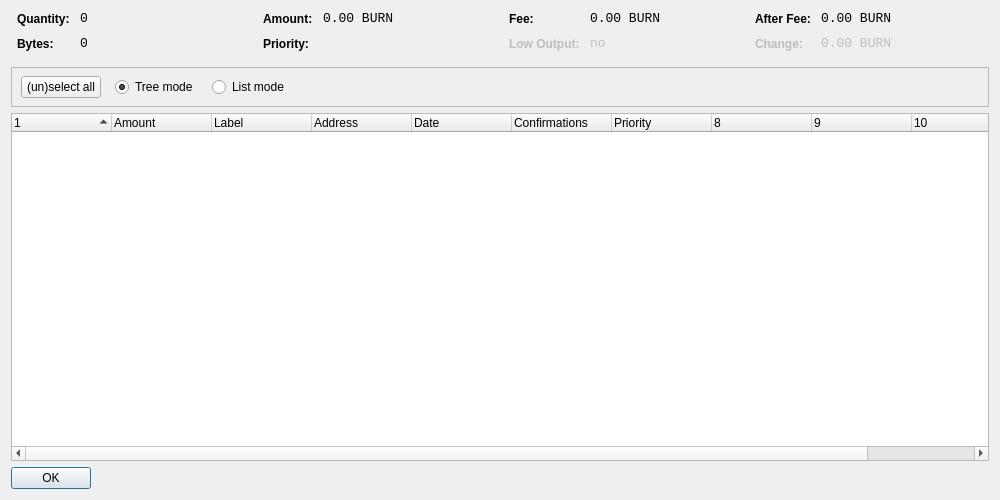
<?xml version="1.0" encoding="UTF-8"?>
<ui version="4.0">
 <class>CoinControlDialog</class>
 <widget class="QDialog" name="CoinControlDialog">
  <property name="geometry">
   <rect>
    <x>0</x>
    <y>0</y>
    <width>1000</width>
    <height>500</height>
   </rect>
  </property>
  <property name="windowTitle">
   <string>Coin Control</string>
  </property>
  <layout class="QVBoxLayout" name="verticalLayout">
   <item>
    <layout class="QHBoxLayout" name="horizontalLayoutTop" stretch="0,0,0,0">
     <property name="topMargin">
      <number>0</number>
     </property>
     <property name="bottomMargin">
      <number>10</number>
     </property>
     <item>
      <layout class="QFormLayout" name="formLayoutCoinControl1">
       <property name="horizontalSpacing">
        <number>10</number>
       </property>
       <property name="verticalSpacing">
        <number>10</number>
       </property>
       <property name="leftMargin">
        <number>6</number>
       </property>
       <property name="rightMargin">
        <number>6</number>
       </property>
       <item row="0" column="0">
        <widget class="QLabel" name="labelCoinControlQuantityText">
         <property name="styleSheet">
          <string notr="true">font-weight:bold;</string>
         </property>
         <property name="text">
          <string>Quantity:</string>
         </property>
        </widget>
       </item>
       <item row="0" column="1">
        <widget class="QLabel" name="labelCoinControlQuantity">
         <property name="font">
          <font>
           <family>Monospace</family>
           <pointsize>10</pointsize>
          </font>
         </property>
         <property name="cursor">
          <cursorShape>IBeamCursor</cursorShape>
         </property>
         <property name="contextMenuPolicy">
          <enum>Qt::ActionsContextMenu</enum>
         </property>
         <property name="text">
          <string notr="true">0</string>
         </property>
         <property name="textInteractionFlags">
          <set>Qt::LinksAccessibleByMouse|Qt::TextSelectableByKeyboard|Qt::TextSelectableByMouse</set>
         </property>
        </widget>
       </item>
       <item row="1" column="0">
        <widget class="QLabel" name="labelCoinControlBytesText">
         <property name="styleSheet">
          <string notr="true">font-weight:bold;</string>
         </property>
         <property name="text">
          <string>Bytes:</string>
         </property>
        </widget>
       </item>
       <item row="1" column="1">
        <widget class="QLabel" name="labelCoinControlBytes">
         <property name="font">
          <font>
           <family>Monospace</family>
           <pointsize>10</pointsize>
          </font>
         </property>
         <property name="cursor">
          <cursorShape>IBeamCursor</cursorShape>
         </property>
         <property name="contextMenuPolicy">
          <enum>Qt::ActionsContextMenu</enum>
         </property>
         <property name="text">
          <string notr="true">0</string>
         </property>
         <property name="textInteractionFlags">
          <set>Qt::LinksAccessibleByMouse|Qt::TextSelectableByKeyboard|Qt::TextSelectableByMouse</set>
         </property>
        </widget>
       </item>
      </layout>
     </item>
     <item>
      <layout class="QFormLayout" name="formLayoutCoinControl2">
       <property name="horizontalSpacing">
        <number>10</number>
       </property>
       <property name="verticalSpacing">
        <number>10</number>
       </property>
       <property name="leftMargin">
        <number>6</number>
       </property>
       <property name="rightMargin">
        <number>6</number>
       </property>
       <item row="0" column="0">
        <widget class="QLabel" name="labelCoinControlAmountText">
         <property name="styleSheet">
          <string notr="true">font-weight:bold;</string>
         </property>
         <property name="text">
          <string>Amount:</string>
         </property>
        </widget>
       </item>
       <item row="0" column="1">
        <widget class="QLabel" name="labelCoinControlAmount">
         <property name="font">
          <font>
           <family>Monospace</family>
           <pointsize>10</pointsize>
          </font>
         </property>
         <property name="cursor">
          <cursorShape>IBeamCursor</cursorShape>
         </property>
         <property name="contextMenuPolicy">
          <enum>Qt::ActionsContextMenu</enum>
         </property>
         <property name="text">
          <string notr="true">0.00 BURN</string>
         </property>
         <property name="textInteractionFlags">
          <set>Qt::LinksAccessibleByMouse|Qt::TextSelectableByKeyboard|Qt::TextSelectableByMouse</set>
         </property>
        </widget>
       </item>
       <item row="1" column="0">
        <widget class="QLabel" name="labelCoinControlPriorityText">
         <property name="styleSheet">
          <string notr="true">font-weight:bold;</string>
         </property>
         <property name="text">
          <string>Priority:</string>
         </property>
        </widget>
       </item>
       <item row="1" column="1">
        <widget class="QLabel" name="labelCoinControlPriority">
         <property name="font">
          <font>
           <family>Monospace</family>
           <pointsize>10</pointsize>
          </font>
         </property>
         <property name="cursor">
          <cursorShape>IBeamCursor</cursorShape>
         </property>
         <property name="contextMenuPolicy">
          <enum>Qt::ActionsContextMenu</enum>
         </property>
         <property name="text">
          <string/>
         </property>
         <property name="textInteractionFlags">
          <set>Qt::LinksAccessibleByMouse|Qt::TextSelectableByKeyboard|Qt::TextSelectableByMouse</set>
         </property>
        </widget>
       </item>
      </layout>
     </item>
     <item>
      <layout class="QFormLayout" name="formLayoutCoinControl3">
       <property name="horizontalSpacing">
        <number>10</number>
       </property>
       <property name="verticalSpacing">
        <number>10</number>
       </property>
       <property name="leftMargin">
        <number>6</number>
       </property>
       <property name="rightMargin">
        <number>6</number>
       </property>
       <item row="0" column="0">
        <widget class="QLabel" name="labelCoinControlFeeText">
         <property name="styleSheet">
          <string notr="true">font-weight:bold;</string>
         </property>
         <property name="text">
          <string>Fee:</string>
         </property>
        </widget>
       </item>
       <item row="0" column="1">
        <widget class="QLabel" name="labelCoinControlFee">
         <property name="font">
          <font>
           <family>Monospace</family>
           <pointsize>10</pointsize>
          </font>
         </property>
         <property name="cursor">
          <cursorShape>IBeamCursor</cursorShape>
         </property>
         <property name="contextMenuPolicy">
          <enum>Qt::ActionsContextMenu</enum>
         </property>
         <property name="text">
          <string notr="true">0.00 BURN</string>
         </property>
         <property name="textInteractionFlags">
          <set>Qt::LinksAccessibleByMouse|Qt::TextSelectableByKeyboard|Qt::TextSelectableByMouse</set>
         </property>
        </widget>
       </item>
       <item row="1" column="0">
        <widget class="QLabel" name="labelCoinControlLowOutputText">
         <property name="enabled">
          <bool>false</bool>
         </property>
         <property name="styleSheet">
          <string notr="true">font-weight:bold;</string>
         </property>
         <property name="text">
          <string>Low Output:</string>
         </property>
        </widget>
       </item>
       <item row="1" column="1">
        <widget class="QLabel" name="labelCoinControlLowOutput">
         <property name="enabled">
          <bool>false</bool>
         </property>
         <property name="font">
          <font>
           <family>Monospace</family>
           <pointsize>10</pointsize>
          </font>
         </property>
         <property name="cursor">
          <cursorShape>IBeamCursor</cursorShape>
         </property>
         <property name="contextMenuPolicy">
          <enum>Qt::ActionsContextMenu</enum>
         </property>
         <property name="text">
          <string notr="true">no</string>
         </property>
         <property name="textInteractionFlags">
          <set>Qt::LinksAccessibleByMouse|Qt::TextSelectableByKeyboard|Qt::TextSelectableByMouse</set>
         </property>
        </widget>
       </item>
      </layout>
     </item>
     <item>
      <layout class="QFormLayout" name="formLayoutCoinControl4">
       <property name="horizontalSpacing">
        <number>10</number>
       </property>
       <property name="verticalSpacing">
        <number>10</number>
       </property>
       <property name="leftMargin">
        <number>6</number>
       </property>
       <property name="rightMargin">
        <number>6</number>
       </property>
       <item row="0" column="0">
        <widget class="QLabel" name="labelCoinControlAfterFeeText">
         <property name="styleSheet">
          <string notr="true">font-weight:bold;</string>
         </property>
         <property name="text">
          <string>After Fee:</string>
         </property>
        </widget>
       </item>
       <item row="0" column="1">
        <widget class="QLabel" name="labelCoinControlAfterFee">
         <property name="font">
          <font>
           <family>Monospace</family>
           <pointsize>10</pointsize>
          </font>
         </property>
         <property name="cursor">
          <cursorShape>IBeamCursor</cursorShape>
         </property>
         <property name="contextMenuPolicy">
          <enum>Qt::ActionsContextMenu</enum>
         </property>
         <property name="text">
          <string notr="true">0.00 BURN</string>
         </property>
         <property name="textInteractionFlags">
          <set>Qt::LinksAccessibleByMouse|Qt::TextSelectableByKeyboard|Qt::TextSelectableByMouse</set>
         </property>
        </widget>
       </item>
       <item row="1" column="0">
        <widget class="QLabel" name="labelCoinControlChangeText">
         <property name="enabled">
          <bool>false</bool>
         </property>
         <property name="styleSheet">
          <string notr="true">font-weight:bold;</string>
         </property>
         <property name="text">
          <string>Change:</string>
         </property>
        </widget>
       </item>
       <item row="1" column="1">
        <widget class="QLabel" name="labelCoinControlChange">
         <property name="enabled">
          <bool>false</bool>
         </property>
         <property name="font">
          <font>
           <family>Monospace</family>
           <pointsize>10</pointsize>
          </font>
         </property>
         <property name="cursor">
          <cursorShape>IBeamCursor</cursorShape>
         </property>
         <property name="contextMenuPolicy">
          <enum>Qt::ActionsContextMenu</enum>
         </property>
         <property name="text">
          <string notr="true">0.00 BURN</string>
         </property>
         <property name="textInteractionFlags">
          <set>Qt::LinksAccessibleByMouse|Qt::TextSelectableByKeyboard|Qt::TextSelectableByMouse</set>
         </property>
        </widget>
       </item>
      </layout>
     </item>
    </layout>
   </item>
   <item>
    <widget class="QFrame" name="frame">
     <property name="minimumSize">
      <size>
       <width>0</width>
       <height>40</height>
      </size>
     </property>
     <property name="frameShape">
      <enum>QFrame::StyledPanel</enum>
     </property>
     <property name="frameShadow">
      <enum>QFrame::Sunken</enum>
     </property>
     <widget class="QWidget" name="horizontalLayoutWidget">
      <property name="geometry">
       <rect>
        <x>10</x>
        <y>0</y>
        <width>781</width>
        <height>41</height>
       </rect>
      </property>
      <layout class="QHBoxLayout" name="horizontalLayoutPanel" stretch="0,0,0,0,0">
       <property name="spacing">
        <number>14</number>
       </property>
       <item>
        <widget class="QPushButton" name="pushButtonSelectAll">
         <property name="sizePolicy">
          <sizepolicy hsizetype="Maximum" vsizetype="Fixed">
           <horstretch>0</horstretch>
           <verstretch>0</verstretch>
          </sizepolicy>
         </property>
         <property name="text">
          <string>(un)select all</string>
         </property>
        </widget>
       </item>
       <item>
        <widget class="QRadioButton" name="radioTreeMode">
         <property name="sizePolicy">
          <sizepolicy hsizetype="Maximum" vsizetype="Fixed">
           <horstretch>0</horstretch>
           <verstretch>0</verstretch>
          </sizepolicy>
         </property>
         <property name="text">
          <string>Tree mode</string>
         </property>
         <property name="checked">
          <bool>true</bool>
         </property>
        </widget>
       </item>
       <item>
        <widget class="QRadioButton" name="radioListMode">
         <property name="sizePolicy">
          <sizepolicy hsizetype="Maximum" vsizetype="Fixed">
           <horstretch>0</horstretch>
           <verstretch>0</verstretch>
          </sizepolicy>
         </property>
         <property name="text">
          <string>List mode</string>
         </property>
        </widget>
       </item>
       <item>
        <spacer name="horizontalSpacer">
         <property name="orientation">
          <enum>Qt::Horizontal</enum>
         </property>
         <property name="sizeHint" stdset="0">
          <size>
           <width>40</width>
           <height>20</height>
          </size>
         </property>
        </spacer>
       </item>
      </layout>
     </widget>
    </widget>
   </item>
   <item>
    <widget class="CoinControlTreeWidget" name="treeWidget">
     <property name="contextMenuPolicy">
      <enum>Qt::CustomContextMenu</enum>
     </property>
     <property name="sortingEnabled">
      <bool>false</bool>
     </property>
     <property name="columnCount">
      <number>11</number>
     </property>
     <attribute name="headerShowSortIndicator" stdset="0">
      <bool>true</bool>
     </attribute>
     <attribute name="headerStretchLastSection">
      <bool>false</bool>
     </attribute>
     <column>
      <property name="text">
       <string/>
      </property>
     </column>
     <column>
      <property name="text">
       <string>Amount</string>
      </property>
     </column>
     <column>
      <property name="text">
       <string>Label</string>
      </property>
     </column>
     <column>
      <property name="text">
       <string>Address</string>
      </property>
     </column>
     <column>
      <property name="text">
       <string>Date</string>
      </property>
     </column>
     <column>
      <property name="text">
       <string>Confirmations</string>
      </property>
      <property name="toolTip">
       <string>Confirmed</string>
      </property>
     </column>
     <column>
      <property name="text">
       <string>Priority</string>
      </property>
     </column>
     <column>
      <property name="text">
       <string/>
      </property>
     </column>
     <column>
      <property name="text">
       <string/>
      </property>
     </column>
     <column>
      <property name="text">
       <string/>
      </property>
     </column>
     <column>
      <property name="text">
       <string/>
      </property>
     </column>
    </widget>
   </item>
   <item>
    <widget class="QDialogButtonBox" name="buttonBox">
     <property name="sizePolicy">
      <sizepolicy hsizetype="Maximum" vsizetype="Fixed">
       <horstretch>0</horstretch>
       <verstretch>0</verstretch>
      </sizepolicy>
     </property>
     <property name="orientation">
      <enum>Qt::Horizontal</enum>
     </property>
     <property name="standardButtons">
      <set>QDialogButtonBox::Ok</set>
     </property>
    </widget>
   </item>
  </layout>
 </widget>
 <customwidgets>
  <customwidget>
   <class>CoinControlTreeWidget</class>
   <extends>QTreeWidget</extends>
   <header>coincontroltreewidget.h</header>
  </customwidget>
 </customwidgets>
 <resources/>
 <connections/>
</ui>
